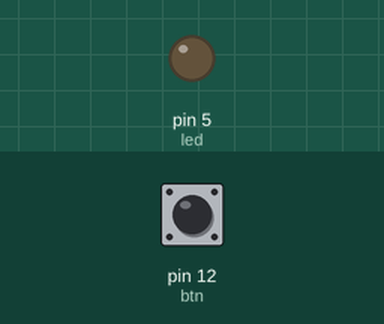
This sketch was run on a simulated Arduino Uno, built with avr-gcc and run on an emulated ATmega328P. On the bench: output pins drawn as LEDs (lit = HIGH). The inputs (shaded band) are chosen by the test bench; at power-on: pin 12 (btn) HIGH. What the sketch prints to the serial monitor is not drawn.

Above: at 2.8 s.
2.9 s: pin 12 (btn) pulled LOW for 1.2 s
At 3.3 s:
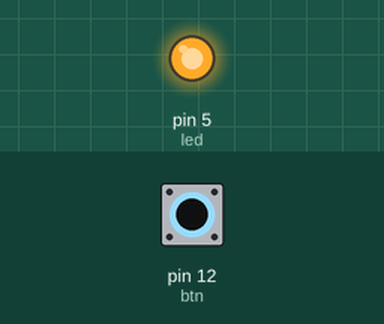
6.5 s: pin 12 (btn) pulled LOW for 3.2 s
At 11.1 s:
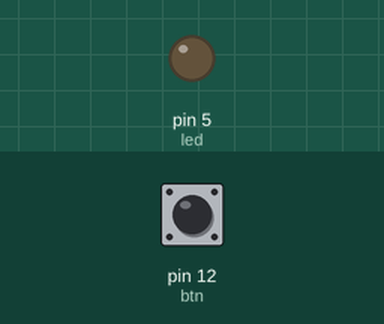
Timing chart, 0 to 12.6 s (numbered marks = the images above; inputs shaded):
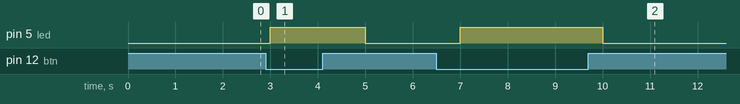

Measured:
- after the input at 2.9 s, pin 5 (led): LOW → HIGH after 0.10 s, → LOW 2.0 s later
- after the input at 6.5 s, pin 5 (led): LOW → HIGH after 0.50 s, → LOW 3.0 s later

The sketch:

switch_arduino1.ino
```cpp
// C++ code
//
int led = 5;
int btn = 12;
int btnstate = 0;
void setup()
{
  pinMode(led, OUTPUT);
  pinMode(btn,INPUT_PULLUP);
  Serial.begin(9600);

}
void loop()
{
  btnstate = digitalRead(btn);


  if(btnstate==HIGH){
    digitalWrite(led,LOW);
  }
  else{
    digitalWrite(led,HIGH);
  }
  Serial.print(btnstate);
  delay(1000);
}
```
